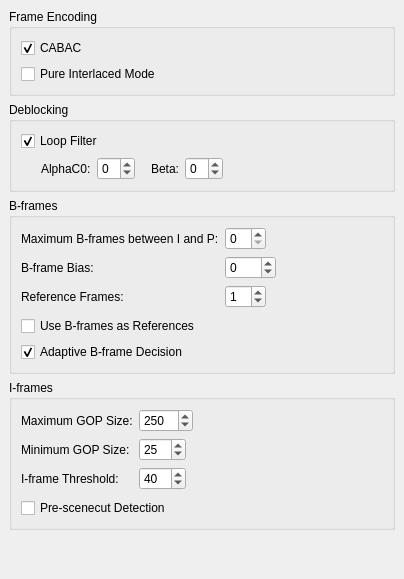
     <widget class="QWidget" name="tab_4" >
      <attribute name="title" >
       <string>Frame</string>
      </attribute>
      <layout class="QVBoxLayout" >
       <property name="margin" >
        <number>9</number>
       </property>
       <property name="spacing" >
        <number>6</number>
       </property>
       <item>
        <widget class="QGroupBox" name="groupBox_6" >
         <property name="title" >
          <string>Frame Encoding</string>
         </property>
         <layout class="QVBoxLayout" >
          <property name="margin" >
           <number>9</number>
          </property>
          <property name="spacing" >
           <number>6</number>
          </property>
          <item>
           <layout class="QVBoxLayout" >
            <property name="margin" >
             <number>0</number>
            </property>
            <property name="spacing" >
             <number>6</number>
            </property>
            <item>
             <widget class="QCheckBox" name="cabacCheckBox" >
              <property name="text" >
               <string>CABAC</string>
              </property>
              <property name="checked" >
               <bool>true</bool>
              </property>
             </widget>
            </item>
            <item>
             <widget class="QCheckBox" name="interlacedCheckBox" >
              <property name="text" >
               <string>Pure Interlaced Mode</string>
              </property>
             </widget>
            </item>
           </layout>
          </item>
         </layout>
        </widget>
       </item>
       <item>
        <widget class="QGroupBox" name="groupBox_7" >
         <property name="title" >
          <string>Deblocking</string>
         </property>
         <layout class="QVBoxLayout" >
          <property name="margin" >
           <number>9</number>
          </property>
          <property name="spacing" >
           <number>6</number>
          </property>
          <item>
           <widget class="QCheckBox" name="loopFilterCheckBox" >
            <property name="text" >
             <string>Loop Filter</string>
            </property>
            <property name="checked" >
             <bool>true</bool>
            </property>
           </widget>
          </item>
          <item>
           <layout class="QHBoxLayout" >
            <property name="margin" >
             <number>0</number>
            </property>
            <property name="spacing" >
             <number>6</number>
            </property>
            <item>
             <spacer>
              <property name="orientation" >
               <enum>Qt::Horizontal</enum>
              </property>
              <property name="sizeType" >
               <enum>QSizePolicy::Fixed</enum>
              </property>
              <property name="sizeHint" >
               <size>
                <width>20</width>
                <height>20</height>
               </size>
              </property>
             </spacer>
            </item>
            <item>
             <layout class="QHBoxLayout" >
              <property name="margin" >
               <number>0</number>
              </property>
              <property name="spacing" >
               <number>6</number>
              </property>
              <item>
               <widget class="QLabel" name="alphaC0Label" >
                <property name="text" >
                 <string>AlphaC0:</string>
                </property>
               </widget>
              </item>
              <item>
               <widget class="QSpinBox" name="alphaC0SpinBox" >
                <property name="maximum" >
                 <number>6</number>
                </property>
                <property name="minimum" >
                 <number>-6</number>
                </property>
               </widget>
              </item>
              <item>
               <spacer>
                <property name="orientation" >
                 <enum>Qt::Horizontal</enum>
                </property>
                <property name="sizeType" >
                 <enum>QSizePolicy::Fixed</enum>
                </property>
                <property name="sizeHint" >
                 <size>
                  <width>10</width>
                  <height>20</height>
                 </size>
                </property>
               </spacer>
              </item>
              <item>
               <widget class="QLabel" name="betaLabel" >
                <property name="text" >
                 <string>Beta:</string>
                </property>
               </widget>
              </item>
              <item>
               <widget class="QSpinBox" name="betaSpinBox" >
                <property name="maximum" >
                 <number>6</number>
                </property>
                <property name="minimum" >
                 <number>-6</number>
                </property>
               </widget>
              </item>
              <item>
               <spacer>
                <property name="orientation" >
                 <enum>Qt::Horizontal</enum>
                </property>
                <property name="sizeType" >
                 <enum>QSizePolicy::MinimumExpanding</enum>
                </property>
                <property name="sizeHint" >
                 <size>
                  <width>10</width>
                  <height>20</height>
                 </size>
                </property>
               </spacer>
              </item>
             </layout>
            </item>
           </layout>
          </item>
         </layout>
        </widget>
       </item>
       <item>
        <widget class="QGroupBox" name="groupBox_9" >
         <property name="title" >
          <string>B-frames</string>
         </property>
         <layout class="QVBoxLayout" >
          <property name="margin" >
           <number>9</number>
          </property>
          <property name="spacing" >
           <number>6</number>
          </property>
          <item>
           <layout class="QGridLayout" >
            <property name="margin" >
             <number>0</number>
            </property>
            <property name="spacing" >
             <number>6</number>
            </property>
            <item row="0" column="1" >
             <layout class="QHBoxLayout" >
              <property name="margin" >
               <number>0</number>
              </property>
              <property name="spacing" >
               <number>6</number>
              </property>
              <item>
               <widget class="QSpinBox" name="maxBFramesSpinBox" >
                <property name="maximum" >
                 <number>15</number>
                </property>
               </widget>
              </item>
              <item>
               <spacer>
                <property name="orientation" >
                 <enum>Qt::Horizontal</enum>
                </property>
                <property name="sizeType" >
                 <enum>QSizePolicy::MinimumExpanding</enum>
                </property>
                <property name="sizeHint" >
                 <size>
                  <width>10</width>
                  <height>20</height>
                 </size>
                </property>
               </spacer>
              </item>
             </layout>
            </item>
            <item row="1" column="1" >
             <layout class="QHBoxLayout" >
              <property name="margin" >
               <number>0</number>
              </property>
              <property name="spacing" >
               <number>6</number>
              </property>
              <item>
               <widget class="QSpinBox" name="BFrameBiasSpinBox" >
                <property name="maximum" >
                 <number>100</number>
                </property>
                <property name="minimum" >
                 <number>-100</number>
                </property>
               </widget>
              </item>
              <item>
               <spacer>
                <property name="orientation" >
                 <enum>Qt::Horizontal</enum>
                </property>
                <property name="sizeType" >
                 <enum>QSizePolicy::MinimumExpanding</enum>
                </property>
                <property name="sizeHint" >
                 <size>
                  <width>10</width>
                  <height>20</height>
                 </size>
                </property>
               </spacer>
              </item>
             </layout>
            </item>
            <item row="1" column="0" >
             <widget class="QLabel" name="label_29" >
              <property name="text" >
               <string>B-frame Bias:</string>
              </property>
             </widget>
            </item>
            <item row="2" column="0" >
             <widget class="QLabel" name="label_30" >
              <property name="text" >
               <string>Reference Frames:</string>
              </property>
             </widget>
            </item>
            <item row="0" column="0" >
             <widget class="QLabel" name="label_31" >
              <property name="text" >
               <string>Maximum B-frames between I and P:</string>
              </property>
             </widget>
            </item>
            <item row="2" column="1" >
             <layout class="QHBoxLayout" >
              <property name="margin" >
               <number>0</number>
              </property>
              <property name="spacing" >
               <number>6</number>
              </property>
              <item>
               <widget class="QSpinBox" name="refFramesSpinBox" >
                <property name="maximum" >
                 <number>16</number>
                </property>
                <property name="value" >
                 <number>1</number>
                </property>
               </widget>
              </item>
              <item>
               <spacer>
                <property name="orientation" >
                 <enum>Qt::Horizontal</enum>
                </property>
                <property name="sizeType" >
                 <enum>QSizePolicy::MinimumExpanding</enum>
                </property>
                <property name="sizeHint" >
                 <size>
                  <width>10</width>
                  <height>20</height>
                 </size>
                </property>
               </spacer>
              </item>
             </layout>
            </item>
           </layout>
          </item>
          <item>
           <spacer>
            <property name="orientation" >
             <enum>Qt::Vertical</enum>
            </property>
            <property name="sizeType" >
             <enum>QSizePolicy::Fixed</enum>
            </property>
            <property name="sizeHint" >
             <size>
              <width>362</width>
              <height>2</height>
             </size>
            </property>
           </spacer>
          </item>
          <item>
           <layout class="QVBoxLayout" >
            <property name="margin" >
             <number>0</number>
            </property>
            <property name="spacing" >
             <number>6</number>
            </property>
            <item>
             <widget class="QCheckBox" name="bFrameRefCheckBox" >
              <property name="text" >
               <string>Use B-frames as References</string>
              </property>
             </widget>
            </item>
            <item>
             <widget class="QCheckBox" name="adaptiveBFrameCheckBox" >
              <property name="text" >
               <string>Adaptive B-frame Decision</string>
              </property>
              <property name="checked" >
               <bool>true</bool>
              </property>
             </widget>
            </item>
           </layout>
          </item>
         </layout>
        </widget>
       </item>
       <item>
        <widget class="QGroupBox" name="groupBox_8" >
         <property name="title" >
          <string>I-frames</string>
         </property>
         <layout class="QVBoxLayout" >
          <property name="margin" >
           <number>9</number>
          </property>
          <property name="spacing" >
           <number>6</number>
          </property>
          <item>
           <layout class="QVBoxLayout" >
            <property name="margin" >
             <number>0</number>
            </property>
            <property name="spacing" >
             <number>6</number>
            </property>
            <item>
             <layout class="QGridLayout" >
              <property name="margin" >
               <number>0</number>
              </property>
              <property name="spacing" >
               <number>6</number>
              </property>
              <item row="1" column="1" >
               <layout class="QHBoxLayout" >
                <property name="margin" >
                 <number>0</number>
                </property>
                <property name="spacing" >
                 <number>6</number>
                </property>
                <item>
                 <widget class="QSpinBox" name="minGopSizeSpinBox" >
                  <property name="maximum" >
                   <number>100</number>
                  </property>
                  <property name="value" >
                   <number>25</number>
                  </property>
                 </widget>
                </item>
                <item>
                 <spacer>
                  <property name="orientation" >
                   <enum>Qt::Horizontal</enum>
                  </property>
                  <property name="sizeType" >
                   <enum>QSizePolicy::MinimumExpanding</enum>
                  </property>
                  <property name="sizeHint" >
                   <size>
                    <width>10</width>
                    <height>20</height>
                   </size>
                  </property>
                 </spacer>
                </item>
               </layout>
              </item>
              <item row="0" column="0" >
               <widget class="QLabel" name="label_26" >
                <property name="text" >
                 <string>Maximum GOP Size:</string>
                </property>
               </widget>
              </item>
              <item row="2" column="0" >
               <widget class="QLabel" name="label_27" >
                <property name="text" >
                 <string>I-frame Threshold:</string>
                </property>
               </widget>
              </item>
              <item row="0" column="1" >
               <layout class="QHBoxLayout" >
                <property name="margin" >
                 <number>0</number>
                </property>
                <property name="spacing" >
                 <number>6</number>
                </property>
                <item>
                 <widget class="QSpinBox" name="maxGopSizeSpinBox" >
                  <property name="maximum" >
                   <number>1000</number>
                  </property>
                  <property name="minimum" >
                   <number>1</number>
                  </property>
                  <property name="value" >
                   <number>250</number>
                  </property>
                 </widget>
                </item>
                <item>
                 <spacer>
                  <property name="orientation" >
                   <enum>Qt::Horizontal</enum>
                  </property>
                  <property name="sizeType" >
                   <enum>QSizePolicy::MinimumExpanding</enum>
                  </property>
                  <property name="sizeHint" >
                   <size>
                    <width>10</width>
                    <height>20</height>
                   </size>
                  </property>
                 </spacer>
                </item>
               </layout>
              </item>
              <item row="1" column="0" >
               <widget class="QLabel" name="label_28" >
                <property name="text" >
                 <string>Minimum GOP Size:</string>
                </property>
               </widget>
              </item>
              <item row="2" column="1" >
               <layout class="QHBoxLayout" >
                <property name="margin" >
                 <number>0</number>
                </property>
                <property name="spacing" >
                 <number>6</number>
                </property>
                <item>
                 <widget class="QSpinBox" name="IFrameThresholdSpinBox" >
                  <property name="maximum" >
                   <number>100</number>
                  </property>
                  <property name="value" >
                   <number>40</number>
                  </property>
                 </widget>
                </item>
                <item>
                 <spacer>
                  <property name="orientation" >
                   <enum>Qt::Horizontal</enum>
                  </property>
                  <property name="sizeType" >
                   <enum>QSizePolicy::MinimumExpanding</enum>
                  </property>
                  <property name="sizeHint" >
                   <size>
                    <width>10</width>
                    <height>20</height>
                   </size>
                  </property>
                 </spacer>
                </item>
               </layout>
              </item>
             </layout>
            </item>
            <item>
             <spacer>
              <property name="orientation" >
               <enum>Qt::Vertical</enum>
              </property>
              <property name="sizeType" >
               <enum>QSizePolicy::Fixed</enum>
              </property>
              <property name="sizeHint" >
               <size>
                <width>362</width>
                <height>2</height>
               </size>
              </property>
             </spacer>
            </item>
            <item>
             <widget class="QCheckBox" name="scenecutDetectionCheckBox" >
              <property name="text" >
               <string>Pre-scenecut Detection</string>
              </property>
             </widget>
            </item>
           </layout>
          </item>
         </layout>
        </widget>
       </item>
       <item>
        <spacer>
         <property name="orientation" >
          <enum>Qt::Vertical</enum>
         </property>
         <property name="sizeHint" >
          <size>
           <width>20</width>
           <height>40</height>
          </size>
         </property>
        </spacer>
       </item>
      </layout>
     </widget>
